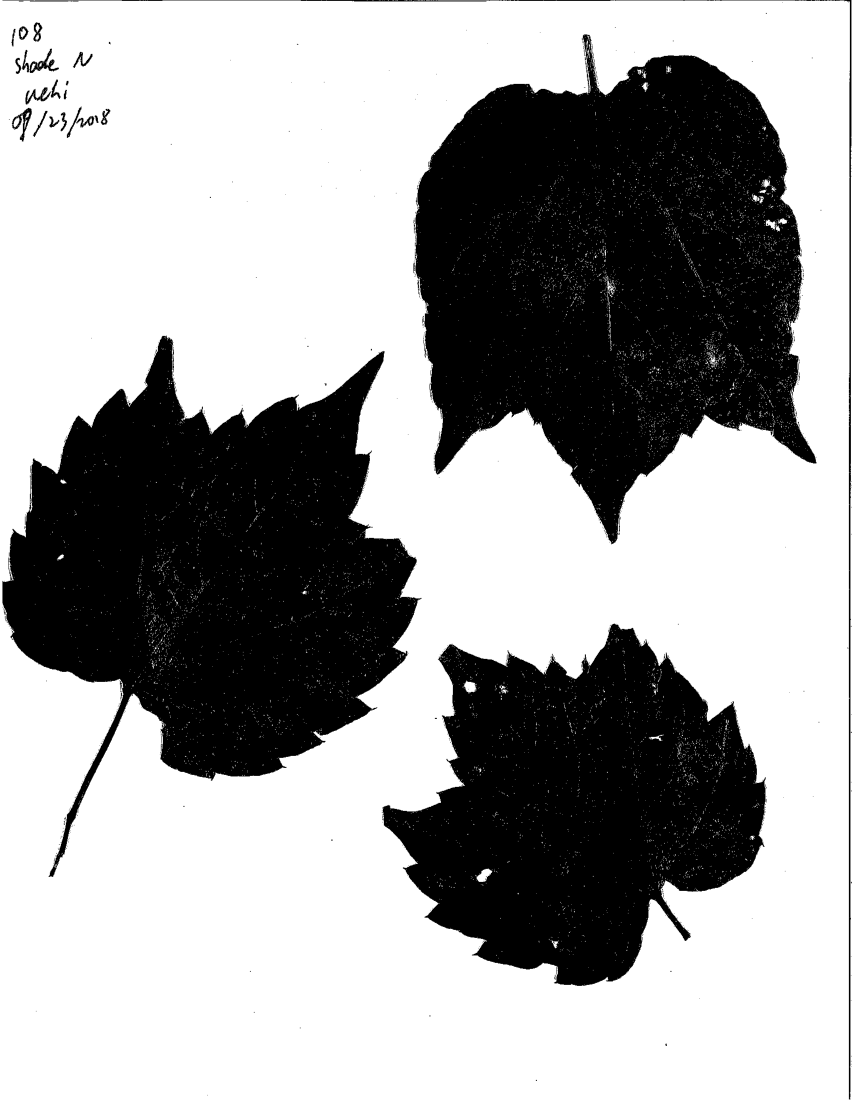
%> input picture Image process/example.png, 2556 x 3300 px (shown at 1/3 size); its folder holds only this picture in this run
$ octave imageprocess.m   (GNU Octave 9; MATLAB toolbox functions it lacks are replaced by stand-ins)
%> lines starting %> are read from the running program, lines starting %| are printed output that depends on the picture; in (x1, y1, x2, y2) boxes, pixels count from 0 and x2, y2 are one past the last pixel; in counts of white or black regions, pixels touching at a corner belong together; the program's own positions count from 1
d = uigetdir(pwd, 'Select a folder');
%> the answer given: .

scaned = dir(fullfile(d, '*.png'));

n_files = size(scaned,1);
thr = 100;
pixalarea = 0.0072;
nleaf = 0;

for i=1:n_files
	originalImage = imread([d,'\',scaned(i).name]);
    originalImage = rgb2gray(originalImage);
	bwimage = originalImage<thr;
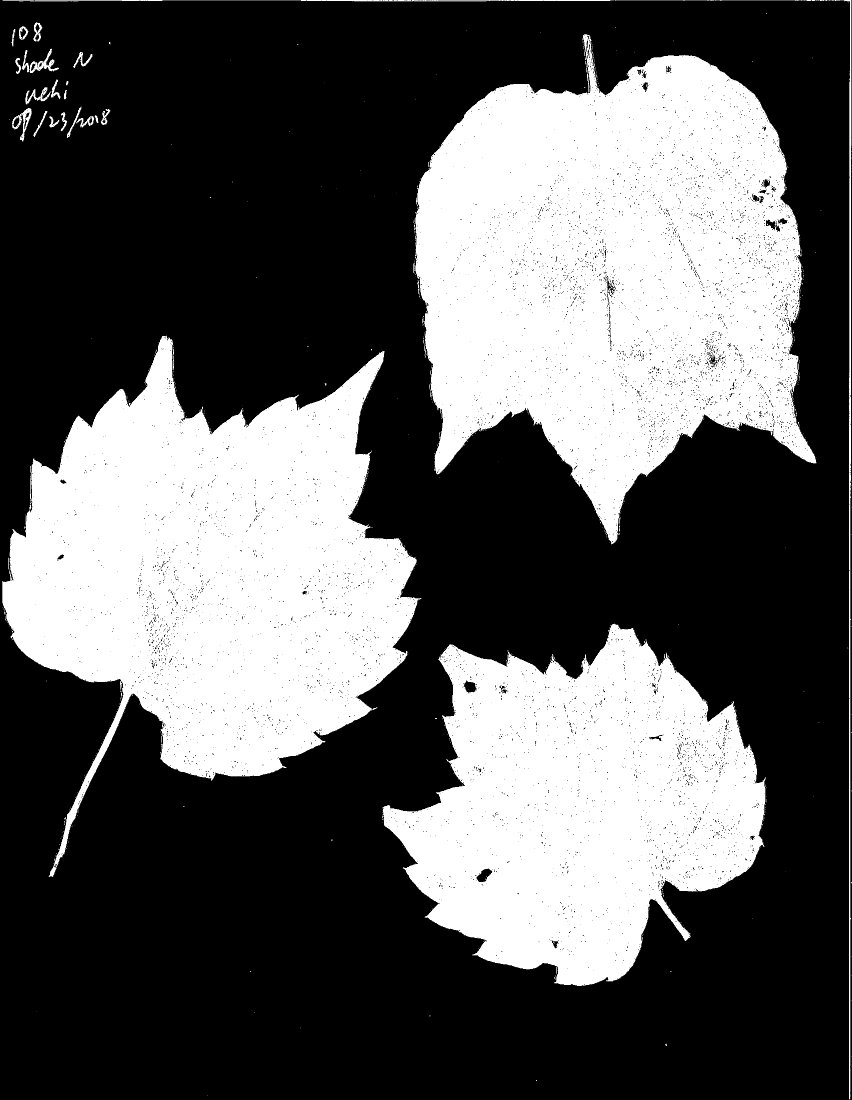
%> bwimage: size 3300x2556 logical (shown at 1/3 size); 35.9% white; 685 white regions (617 under 20 px), largest, box (x1, y1, x2, y2) and area: (1246, 103, 2449, 1633) 1173372, (7, 1007, 1264, 2631) 1045337, (1147, 1871, 2298, 2958) 775116
	bwimage = imfill(bwimage, 'holes'); % fill the holes
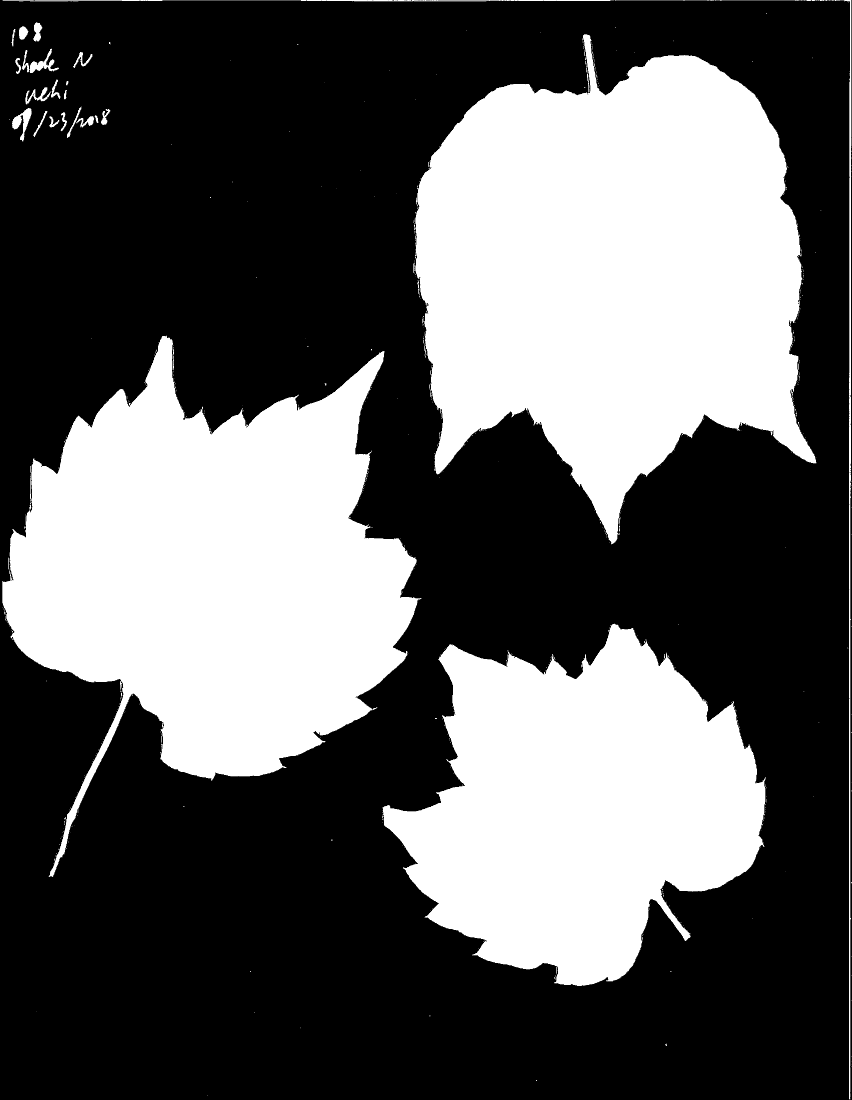
%> bwimage: size 3300x2556 logical (shown at 1/3 size); 36.4% white; 659 white regions (591 under 20 px)
    figure
    imshow(bwimage)
	labeled = bwlabel(bwimage, 8); % get label for each leaves
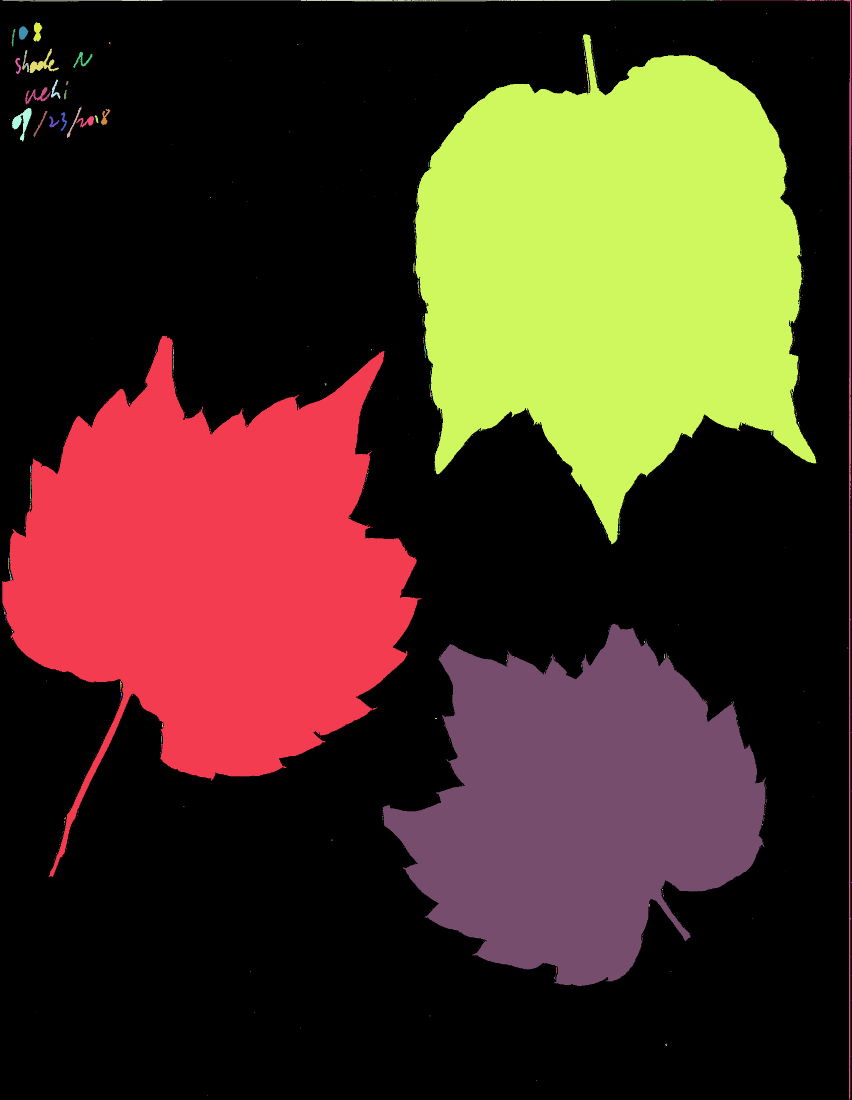
%> labeled: size 3300x2556 double (shown at 1/3 size); 660 distinct labels, from 0 to 659; one colour per label, 0 black
	coloredLabels = label2rgb (labeled, 'hsv', 'k', 'shuffle');  % colored labels
	figure
	imshow(coloredLabels);
	blobMeasurements = regionprops(labeled, originalImage, 'all');
%> blobMeasurements = 659 regions; largest, box (x1, y1, x2, y2), Area, Centroid, MajorAxisLength, MinorAxisLength and Eccentricity: (1246, 103, 2449, 1633) 1196098 [1836.5 812.5] 1293.3 1225.2 0.32, (7, 1007, 1264, 2631) 1053968 [640 1723.1] 1227 1166.2 0.311, (1147, 1871, 2298, 2958) 786121 [1740.9 2423.5] 1082.6 968.1 0.448
	numberOfBlobs = size(blobMeasurements, 1);
%> numberOfBlobs = 659
	for j = 1:numberOfBlobs
		blobArea = blobMeasurements(j).Area*pixalarea;		% Get area.
		blobPerimeter = blobMeasurements(j).Perimeter*(sqrt(pixalarea));		% Get perimeter.
		blobCentroid = blobMeasurements(j).Centroid;		% Get centroid one at a time
		blobECD = sqrt(4 * blobArea / pi);					% Compute ECD - Equivalent Circular Diameter.
		blobEdge = blobPerimeter/(pi*blobECD) % Compute edge
        if(blobArea>100000*pixalarea)
            nleaf = nleaf + 1
            result(nleaf,:)=[blobArea,blobPerimeter,blobECD,blobEdge];
        end
    end
%> this loop made 659 passes
%> (blobArea, blobPerimeter, blobCentroid, blobECD, blobEdge, nleaf) on pass 1: (7588.6, 656, [640 1723.1], 98.3, 2.12, 1)
%> (blobArea, blobPerimeter, blobCentroid, blobECD, blobEdge) on pass 3: (32.52, 308.5, [997.6 2.29], 6.43, 15.26)
%> after the loop, nleaf = 3; result = [7588.6 656 98.3 2.12; 5660.1 476.4 84.89 1.79; 8611.9 540.6 104.7 1.64]
end
colomes = {'Area_mm2','Perimeter_mm','ECD_mm',"Edge"};
data = table(result(:,1),result(:,2),result(:,3),result(:,4),'VariableNames',colomes);
%> data = 3 items; Area_mm2, Perimeter_mm, ECD_mm and Edge: 7588.6 656 98.3 2.12, 5660.1 476.4 84.89 1.79, 8611.9 540.6 104.7 1.64
writetable(data, [d,'\','areastat.csv']);
